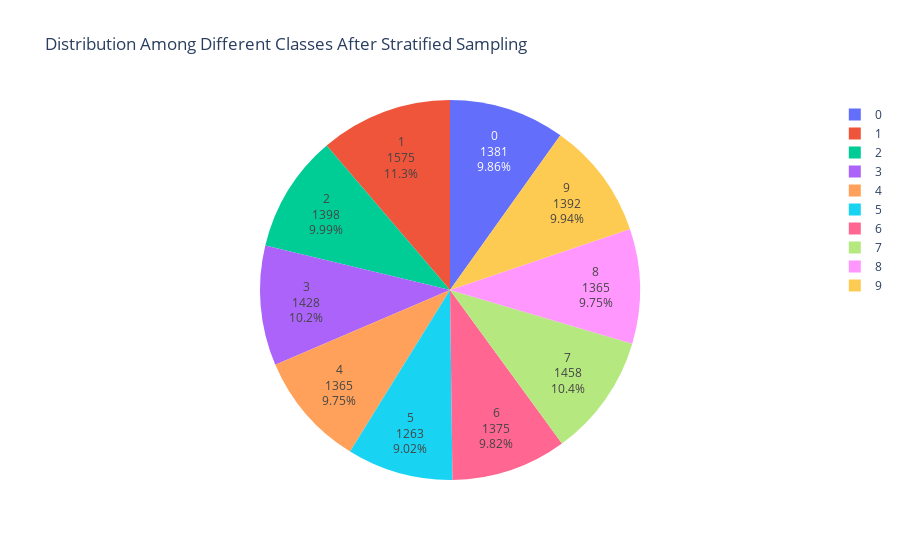

Write notebook code for a chart like this one.
### Markdown cell above
We can see below that the distribution of the classes stays the same in the sampling, with a smaller number of sample than before. In total there are 14.000 entries compared to 60.000 before

### Code cell
df_sample = X_sample.copy()
df_sample['class'] = y_sample.values

class_counts = df_sample['class'].value_counts().sort_index().reset_index()

fig = px.pie(
    class_counts,
    values='count',
    names='class',
    title='Distribution Among Different Classes After Stratified Sampling',
)
fig.update_traces(sort=False ,textposition='inside', textinfo='percent+label+value')
fig.show()

print(f"Total rows in the dataset: {df_sample.shape[0]}")

### Figure 1 — Plotly figure (JSON) as saved in the notebook; plotly's stock layout.template omitted (floating-point values rounded to 4 significant figures)
{"data": [{"domain": {"x": [0, 1], "y": [0, 1]}, "hovertemplate": "class=%{label}<br>count=%{value}<extra></extra>", "labels": [0, 1, 2, 3, 4, 5, 6, 7, 8, 9], "legendgroup": "", "name": "", "showlegend": true, "sort": false, "textinfo": "percent+label+value", "textposition": "inside", "type": "pie", "values": [1381, 1575, 1398, 1428, 1365, 1263, 1375, 1458, 1365, 1392]}], "layout": {"legend": {"tracegroupgap": 0}, "title": {"text": "Distribution Among Different Classes After Stratified Sampling"}}}
